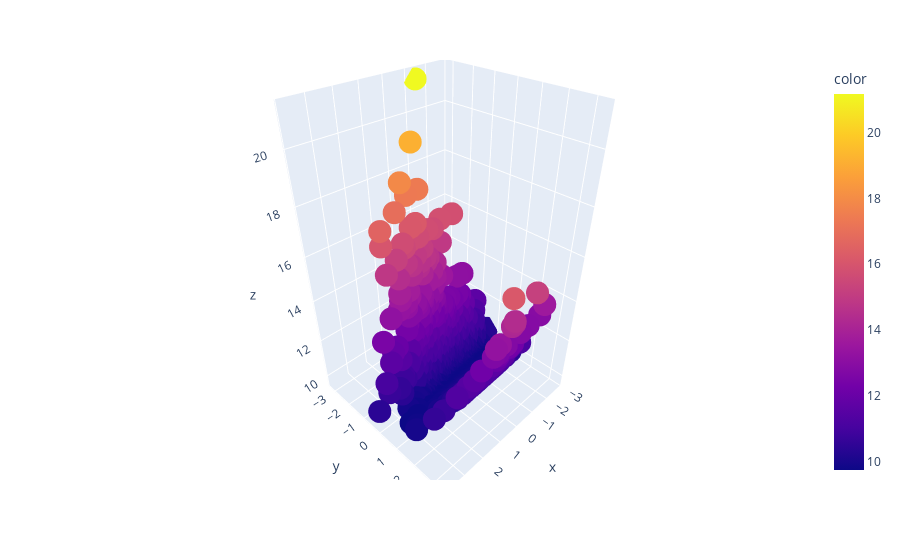

The cell this chart's notebook holds for it:
### Code cell
x1x2y = torch.concat([xs, ys], axis = 1)

px.scatter_3d(x = x1x2y[:, 0], y = x1x2y[:, 1], z = x1x2y[:, 2], color = x1x2y[:, 2])

### Figure 1 — Plotly figure (JSON) as saved in the notebook; plotly's stock layout.template omitted (floating-point values rounded to 4 significant figures; data arrays with more than 128 entries replaced by an {"elided": "..."} marker saying what was removed)
{"data": [{"hovertemplate": "x=%{x}<br>y=%{y}<br>z=%{z}<br>color=%{marker.color}<extra></extra>", "legendgroup": "", "marker": {"color": {"elided": "1000 float values"}, "coloraxis": "coloraxis", "symbol": "circle"}, "mode": "markers", "name": "", "scene": "scene", "showlegend": false, "type": "scatter3d", "x": {"elided": "1000 float values"}, "y": {"elided": "1000 float values"}, "z": {"elided": "1000 float values"}}], "layout": {"coloraxis": {"colorbar": {"title": {"text": "color"}}, "colorscale": [[0, "#0d0887"], [0.1111, "#46039f"], [0.2222, "#7201a8"], [0.3333, "#9c179e"], [0.4444, "#bd3786"], [0.5556, "#d8576b"], [0.6667, "#ed7953"], [0.7778, "#fb9f3a"], [0.8889, "#fdca26"], [1, "#f0f921"]]}, "legend": {"tracegroupgap": 0}, "margin": {"t": 60}, "scene": {"domain": {"x": [0, 1], "y": [0, 1]}, "xaxis": {"title": {"text": "x"}}, "yaxis": {"title": {"text": "y"}}, "zaxis": {"title": {"text": "z"}}}}}
